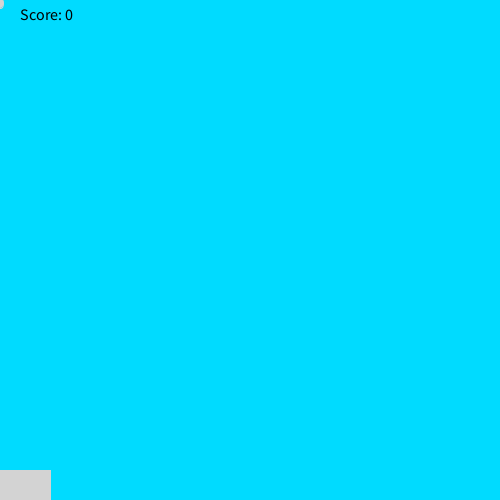
Frame 1 (no input)
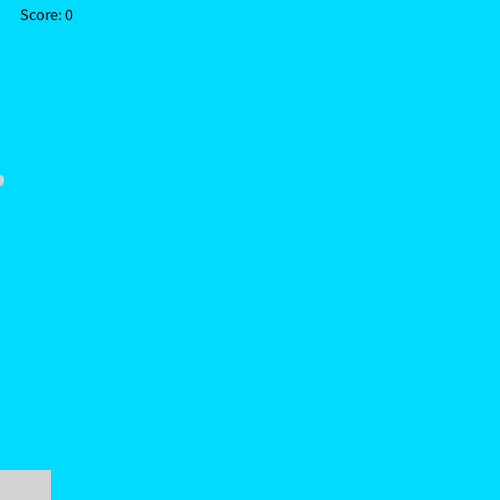
Frame 60 (the mouse pressed at the canvas centre just before this capture)
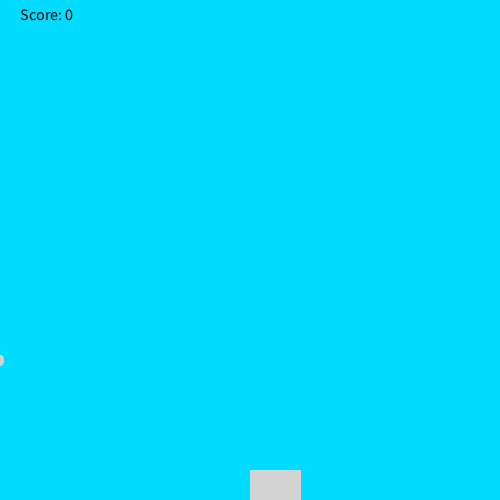
Frame 120 (the mouse held since frame 60 and released just before this capture)

The Processing sketch that drew these frames (run headless with seeded random() and noise(); from frame 60 on, the mouse is pressed at the canvas centre):

// Processing sketch: RainGame
// ── RainGame.pde
int rainY = 0;
int rainX;
int score = 0;
void setup(){
size(500, 500);
}
void draw(){
background(#00DBFF);
fill(#D3D3D3);
stroke(#D3D3D3);
ellipse(rainX, rainY +=3, 7, 10);
if(rainY > 470){
checkCatch(rainX);
rainX = (int) random(width);
rainY = 0;
ellipse(rainX, rainY +=3, 6, 20);
}
rect(mouseX, 470, 50, 30);
fill(0, 0, 0);
    textSize(16);
    text("Score: " + score, 20, 20);
}
void checkCatch(int x){
         if (x > mouseX && x < mouseX+100)
            score++;
         else if (score > 0) 
            score--;
        println("Your score is now: " + score);
    }
